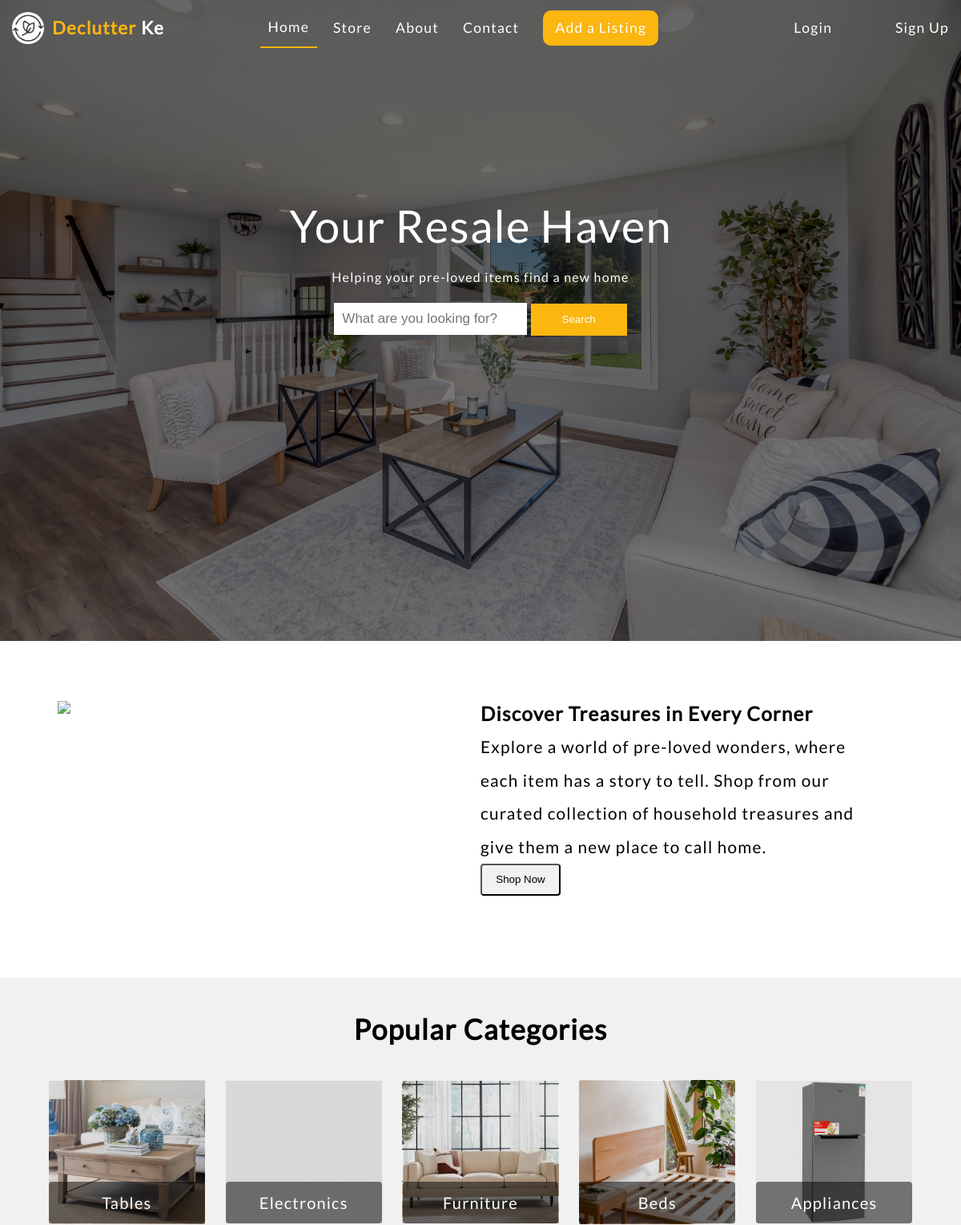
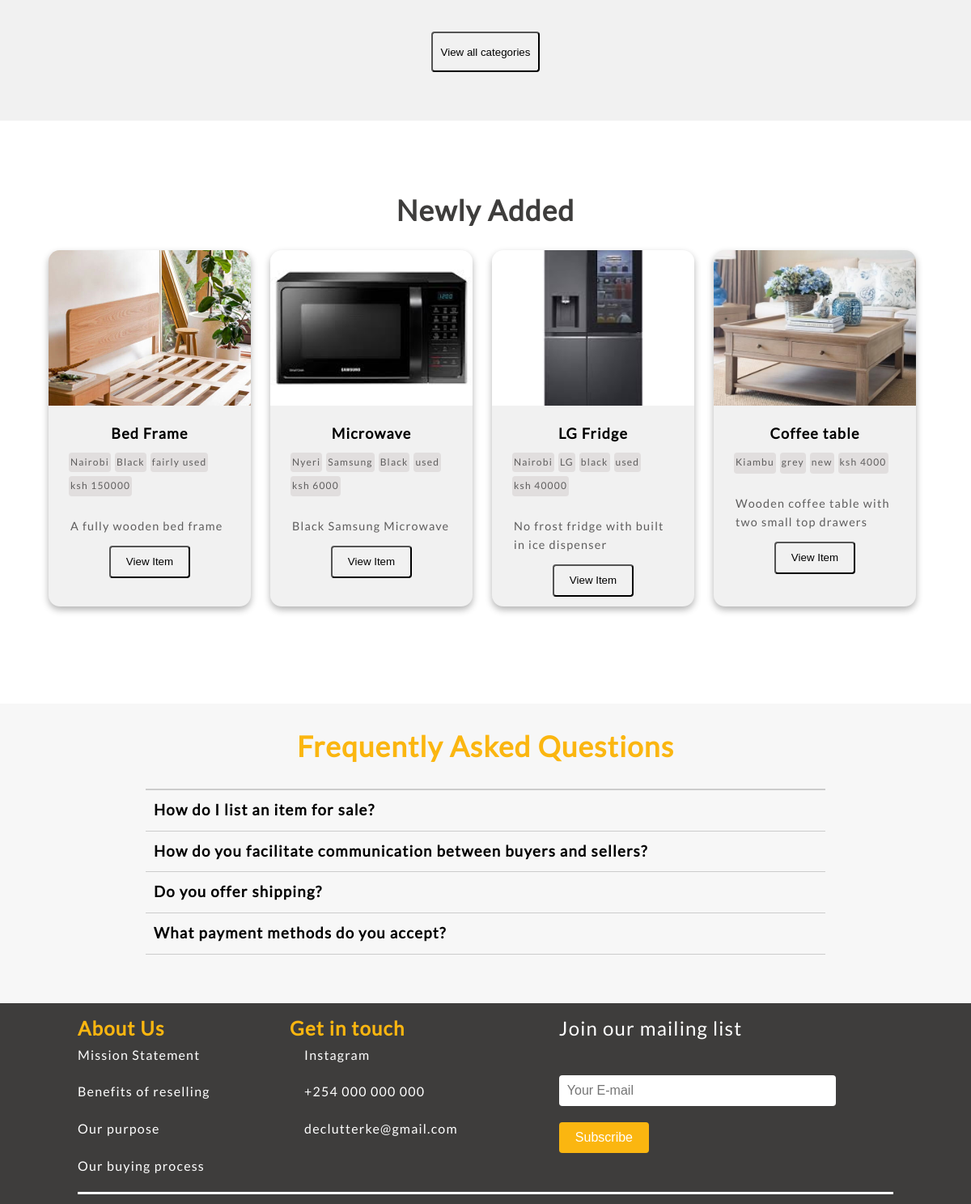
The page / on the database its author committed (2 pictures, top to bottom).
### tables this page shows
CREATE TABLE `listings` (
  `listing_id` int(11) NOT NULL,
  `name` varchar(255) NOT NULL,
  `sub_category` varchar(100) NOT NULL,
  `color` varchar(50) NOT NULL,
  `years_used` int(11) NOT NULL,
  `condition` varchar(50) NOT NULL,
  `price` bigint(20) DEFAULT NULL,
  `description` text NOT NULL,
  `photos` text NOT NULL,
  `phone_number` varchar(15) NOT NULL,
  `city` varchar(100) DEFAULT '' NOT NULL,
  `town` varchar(100) DEFAULT '' NOT NULL,
  `date_posted` datetime NOT NULL DEFAULT current_timestamp(),
  `seller_id` int(11) DEFAULT NULL,
  `category_id` int(11) DEFAULT NULL,
  `brand_id` int(11) DEFAULT NULL
);

CREATE TABLE `brands` (
  `brand_id` int(11) NOT NULL,
  `brand_name` varchar(255) NOT NULL
);

### index.php (the view, shortened to what this page needs)
<!DOCTYPE html>
<html lang="en">
<head>
    <link rel="stylesheet" href="./css/styles.css">
</head>
<body>
    <section id="header">
        <section id="navigation">
            <nav>
                <a href="index.php" class="logo">
                    <img src="./images/declutterLogo.png" class="icon">
                    <b><span>Declutter</span> Ke</b>
                </a>
                <a href="index.php" class="active">Home</a>
                <a href="store.php">Store</a>
                <a href="about.php">About</a>
                <a href="#contact">Contact</a>
                <a href="listing.php" class="cta">Add a Listing</a>
                <?php if (isset($_SESSION['user_id'])) { ?>
                    <div class="credentials">
                        <a href="profile.php"><i class="icon fa-regular fa-user"></i> Profile</a>
                        <a href="logout.php"><i class="icon fa-solid fa-right-to-bracket "></i> Logout</a>
                    </div>
                <?php } else {
                ?>
                    <div class="credentials">
                        <a href="login.html"><i class="icon fa-solid fa-right-to-bracket "></i> Login</a>
                        <a href="registration.html"><i class="icon fa-regular fa-user"></i> Sign Up</a>
                    </div>
                <?php } ?>
            </nav>
        </section>
        <div class="desc" id="index">
            <h1>Your Resale Haven</h1>
            <p>Helping your pre-loved items find a new home</p>
            <div class="search-container">
                <form id="searchForm" action="store.php" method="get">
    <input type="text" name="name" class="text" id="searchInput" placeholder="What are you looking for?">
    <button type="submit" class="searchbtn">Search</button>
</form>
            </div>
        </div>
    </section>
    <?php if (!isset($_SESSION['user_id'])) { ?>
        <section id="best-sellers">
            <div class="details">
                <img src="./images/pexels-curtis-adams-6510974.jpg">
            </div>
            <div class="description">
                <h3>Discover Treasures in Every Corner</h3>
                <p>Explore a world of pre-loved wonders, where each item has a story to tell. Shop from our curated collection of household treasures and give them a new place to call home.</p>
                <a href="store.php"><button class="btn">Shop Now</button></a>
            </div>
        <?php } ?>
        </section>
        <section id="browse">
            <h2>Popular Categories</h2>
            <ul class="items">
                <li class="item"> <a href="store.php?sub-category=tables">
                        Tables
                    </a>
                </li>
                <li class="item">
                    <a href="store.php?cat=electronics">
                        Electronics</a>
                </li>
                <li class="item"><a href="store.php?cat=furniture">
                        Furniture</a>
                </li>
                <li class="item"> <a href="store.php?name=bed">
                Beds</a>
                </li>
                <li class="item"> <a href="store.php?cat=appliances">
                Appliances
                    </a>
                </li>
            </ul>
            <button class="btn" ><a href="store.php?cat=any">View all categories</a></button>
        </section>
        <section id="most-popular">
            <h2>Newly Added</h2>
            <div class="row">
                <?php
                include 'connection.php';
                $query = "SELECT l.*, b.brand_name, c.category_name
              FROM listings l
              JOIN brands b ON l.brand_id = b.brand_id
              JOIN categories c ON l.category_id = c.category_id";
                $res = mysqli_query($con, $query);
                while ($row = mysqli_fetch_assoc($res)) {
                    $photosArray = explode(',', $row['photos']);
                    $first_image = reset($photosArray);
                ?>
                    <div class="card" id="productCard">
                        <div class="card-content">
                            <div class="image_content">
                                <img src="uploads/<?php echo $photosArray[0]; ?>" />
                            </div>
                            <div class="text_content">
                                <h3 class="item-title"><?php echo $row['name']; ?></h3>
                                <div class="item-details">
                                <p class="location" id="location_<?php echo $row['listing_id']; ?>"><?php echo $row['city']; ?></p>
                                    <?php if ($row['brand_name'] !== 'Other') { ?>
                                        <p class="brand"><?php echo $row['brand_name']; ?></p>
                                    <?php } ?>
                                    <p class="color"><?php echo $row['color']; ?></p>
                                    <p class="condition"><?php echo $row['condition']; ?></p>
                                    <p class="price"><?php echo 'ksh ' . $row['price']; ?></p>
                                    <br>
                                    <span class="item-description"><?php echo $row['description']; ?></span>
                                </div>
                                <button class="btn btn-secondary"><a href="card.php?listing_id=<?php echo $row['listing_id']; ?>">View Item</a></button>
                            </div>
                        </div>
                    </div>
                <?php
                }
                ?>
            </div>
        </section>
        <section id="faq">
        <h2>Frequently Asked Questions</h2>
        <div class="accordion">
            <div class="accordion-item">
                <h3 class="accordion-title">How do I list an item for sale?<i class="fa-solid fa-angle-down"></i></h3>
            </div>
            <div class="accordion-item">
                <h3 class="accordion-title"> How do you facilitate communication between buyers and sellers?<i class="fa-solid fa-angle-down"></i></h3>
            </div>
                <div class="accordion-item">
                    <h3 class="accordion-title"> Do you offer shipping?<i class="fa-solid fa-angle-down"></i></h3>
                </div>
                <div class="accordion-item">
                    <h3 class="accordion-title">What payment methods do you accept?<i class="fa-solid fa-angle-down"></i></h3>
                </div>
            </div>
    </section>
        <section id="footer">
            <div class="footer-main">
                <div class="contain">
                    <div class="contained">
                        <ul>
                            <h4><span>About Us</span></h4>
                            <li><a href="about.php">Mission Statement</a></li>
                            <li><a href="#">Benefits of reselling</a></li>
                            <li><a href="about.php">Our purpose</a></li>
                            <li><a href="#">Our buying process</a></li>
                        </ul>
                    </div>
                    <div class="contained">
                        <h4><span>Get in touch</span></h4>
                        <ul>
                            <li><a href="#"><i class="fa fa-instagram"></i> Instagram</a></li>
                            <li><a href="#"><i class="fa fa-phone"> </i> +254 000 000 000</i></a></li>
                            <li><a href="#"><i class="fa-regular fa-envelope"></i></i> declutterke@gmail.com</a></li>
                        </ul>
                    </div>
                    <div class="subscribe-content">
                        <p>Join our mailing list</p>
                        <form class="subscribe-form" action="subscribe.php" method="POST">
                            <input type="email" name="email" placeholder="Your E-mail">
                            <button type="submit">Subscribe</button>
                        </form>
                    </div>
                </div>
            </div>
        </section>
</body>
</html>

### rows shown on the page
listings: shows a picture, name "Bed Frame", city "Nairobi", color "Black", condition "fairly used", price "150000", description "A fully wooden bed frame"
listings: shows a picture, name "Microwave", city "Nyeri", brand.brand_name "Samsung", color "Black", condition "used", price "6000", description "Black Samsung Microwave"
listings: shows a picture, name "LG Fridge", city "Nairobi", brand.brand_name "LG", color "black", condition "used", price "40000", description "No frost fridge with built in ice dispenser"
listings: photos (picture), name "Coffee table", city "Kiambu", color "grey", condition "new", price "4000", description "Wooden coffee table with two small top drawers"
